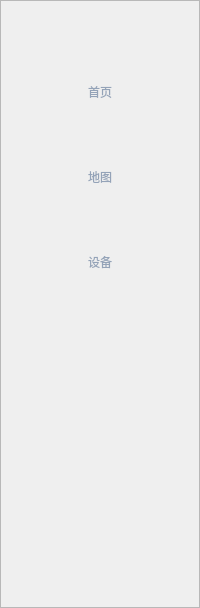
               <widget class="QFrame" name="frame_17">
                <property name="minimumSize">
                 <size>
                  <width>80</width>
                  <height>0</height>
                 </size>
                </property>
                <property name="styleSheet">
                 <string notr="true">#frame_17 {
	background-color: #1e293b;
	border-right: 1px solid #334155;
}</string>
                </property>
                <property name="frameShape">
                 <enum>QFrame::Shape::StyledPanel</enum>
                </property>
                <layout class="QVBoxLayout" name="verticalLayout_14">
                 <property name="spacing">
                  <number>15</number>
                 </property>
                 <property name="leftMargin">
                  <number>0</number>
                 </property>
                 <property name="topMargin">
                  <number>30</number>
                 </property>
                 <property name="rightMargin">
                  <number>0</number>
                 </property>
                 <property name="bottomMargin">
                  <number>20</number>
                 </property>
                 <item alignment="Qt::AlignmentFlag::AlignHCenter">
                  <widget class="QFrame" name="frame_19">
                   <property name="frameShape">
                    <enum>QFrame::Shape::NoFrame</enum>
                   </property>
                   <layout class="QVBoxLayout" name="verticalLayout_10">
                    <property name="spacing">
                     <number>4</number>
                    </property>
                    <property name="leftMargin">
                     <number>0</number>
                    </property>
                    <property name="topMargin">
                     <number>0</number>
                    </property>
                    <property name="rightMargin">
                     <number>0</number>
                    </property>
                    <property name="bottomMargin">
                     <number>0</number>
                    </property>
                    <item alignment="Qt::AlignmentFlag::AlignHCenter">
                     <widget class="QPushButton" name="home">
                      <property name="minimumSize">
                       <size>
                        <width>48</width>
                        <height>48</height>
                       </size>
                      </property>
                      <property name="maximumSize">
                       <size>
                        <width>48</width>
                        <height>48</height>
                       </size>
                      </property>
                      <property name="styleSheet">
                       <string notr="true">#home {
	border: none;
	border-radius: 12px;
	background-color: transparent;
}
#home:hover {
	background-color: #334155;
}
#home:focus {
	background-color: #10b981;
}</string>
                      </property>
                      <property name="text">
                       <string/>
                      </property>
                      <property name="icon">
                       <iconset resource="resourse.qrc">
                        <normaloff>:/image/image/home.png</normaloff>:/image/image/home.png</iconset>
                      </property>
                      <property name="iconSize">
                       <size>
                        <width>28</width>
                        <height>28</height>
                       </size>
                      </property>
                     </widget>
                    </item>
                    <item>
                     <widget class="QLabel" name="label_9">
                      <property name="styleSheet">
                       <string notr="true">color: #94a3b8; font: 9pt &quot;Microsoft YaHei UI&quot;;</string>
                      </property>
                      <property name="text">
                       <string>首页</string>
                      </property>
                      <property name="alignment">
                       <set>Qt::AlignmentFlag::AlignCenter</set>
                      </property>
                     </widget>
                    </item>
                   </layout>
                  </widget>
                 </item>
                 <item alignment="Qt::AlignmentFlag::AlignHCenter">
                  <widget class="QFrame" name="frame_20">
                   <property name="frameShape">
                    <enum>QFrame::Shape::NoFrame</enum>
                   </property>
                   <layout class="QVBoxLayout" name="verticalLayout_11">
                    <property name="spacing">
                     <number>4</number>
                    </property>
                    <property name="leftMargin">
                     <number>0</number>
                    </property>
                    <property name="topMargin">
                     <number>0</number>
                    </property>
                    <property name="rightMargin">
                     <number>0</number>
                    </property>
                    <property name="bottomMargin">
                     <number>0</number>
                    </property>
                    <item alignment="Qt::AlignmentFlag::AlignHCenter">
                     <widget class="QPushButton" name="more">
                      <property name="minimumSize">
                       <size>
                        <width>48</width>
                        <height>48</height>
                       </size>
                      </property>
                      <property name="maximumSize">
                       <size>
                        <width>48</width>
                        <height>48</height>
                       </size>
                      </property>
                      <property name="styleSheet">
                       <string notr="true">#more {
	border: none;
	border-radius: 12px;
	background-color: transparent;
}
#more:hover {
	background-color: #334155;
}
#more:focus {
	background-color: #10b981;
}</string>
                      </property>
                      <property name="text">
                       <string/>
                      </property>
                      <property name="icon">
                       <iconset resource="resourse.qrc">
                        <normaloff>:/image/image/map.png</normaloff>:/image/image/map.png</iconset>
                      </property>
                      <property name="iconSize">
                       <size>
                        <width>28</width>
                        <height>28</height>
                       </size>
                      </property>
                     </widget>
                    </item>
                    <item>
                     <widget class="QLabel" name="label_8">
                      <property name="styleSheet">
                       <string notr="true">color: #94a3b8; font: 9pt &quot;Microsoft YaHei UI&quot;;</string>
                      </property>
                      <property name="text">
                       <string>地图</string>
                      </property>
                      <property name="alignment">
                       <set>Qt::AlignmentFlag::AlignCenter</set>
                      </property>
                     </widget>
                    </item>
                   </layout>
                  </widget>
                 </item>
                 <item alignment="Qt::AlignmentFlag::AlignHCenter">
                  <widget class="QFrame" name="frame_21">
                   <property name="frameShape">
                    <enum>QFrame::Shape::NoFrame</enum>
                   </property>
                   <layout class="QVBoxLayout" name="verticalLayout_12">
                    <property name="spacing">
                     <number>4</number>
                    </property>
                    <property name="leftMargin">
                     <number>0</number>
                    </property>
                    <property name="topMargin">
                     <number>0</number>
                    </property>
                    <property name="rightMargin">
                     <number>0</number>
                    </property>
                    <property name="bottomMargin">
                     <number>0</number>
                    </property>
                    <item alignment="Qt::AlignmentFlag::AlignHCenter">
                     <widget class="QPushButton" name="info">
                      <property name="minimumSize">
                       <size>
                        <width>48</width>
                        <height>48</height>
                       </size>
                      </property>
                      <property name="maximumSize">
                       <size>
                        <width>48</width>
                        <height>48</height>
                       </size>
                      </property>
                      <property name="styleSheet">
                       <string notr="true">#info {
	border: none;
	border-radius: 12px;
	background-color: transparent;
}
#info:hover {
	background-color: #334155;
}
#info:focus {
	background-color: #10b981;
}</string>
                      </property>
                      <property name="text">
                       <string/>
                      </property>
                      <property name="icon">
                       <iconset resource="resourse.qrc">
                        <normaloff>:/image/image/info.png</normaloff>:/image/image/info.png</iconset>
                      </property>
                      <property name="iconSize">
                       <size>
                        <width>28</width>
                        <height>28</height>
                       </size>
                      </property>
                     </widget>
                    </item>
                    <item>
                     <widget class="QLabel" name="label_11">
                      <property name="styleSheet">
                       <string notr="true">color: #94a3b8; font: 9pt &quot;Microsoft YaHei UI&quot;;</string>
                      </property>
                      <property name="text">
                       <string>设备</string>
                      </property>
                      <property name="alignment">
                       <set>Qt::AlignmentFlag::AlignCenter</set>
                      </property>
                     </widget>
                    </item>
                   </layout>
                  </widget>
                 </item>
                 <item>
                  <spacer name="verticalSpacer_2">
                   <property name="orientation">
                    <enum>Qt::Orientation::Vertical</enum>
                   </property>
                   <property name="sizeHint" stdset="0">
                    <size>
                     <width>14</width>
                     <height>253</height>
                    </size>
                   </property>
                  </spacer>
                 </item>
                 <item alignment="Qt::AlignmentFlag::AlignHCenter">
                  <widget class="QFrame" name="frame_22">
                   <property name="frameShape">
                    <enum>QFrame::Shape::NoFrame</enum>
                   </property>
                   <layout class="QVBoxLayout" name="verticalLayout_13">
                    <property name="spacing">
                     <number>0</number>
                    </property>
                    <property name="leftMargin">
                     <number>0</number>
                    </property>
                    <property name="topMargin">
                     <number>0</number>
                    </property>
                    <property name="rightMargin">
                     <number>0</number>
                    </property>
                    <property name="bottomMargin">
                     <number>0</number>
                    </property>
                    <item>
                     <widget class="QPushButton" name="setting">
                      <property name="minimumSize">
                       <size>
                        <width>48</width>
                        <height>48</height>
                       </size>
                      </property>
                      <property name="maximumSize">
                       <size>
                        <width>48</width>
                        <height>48</height>
                       </size>
                      </property>
                      <property name="styleSheet">
                       <string notr="true">#setting {
	border: none;
	border-radius: 12px;
	background-color: transparent;
}
#setting:hover {
	background-color: #334155;
}
#setting:focus {
	background-color: #10b981;
}</string>
                      </property>
                      <property name="text">
                       <string/>
                      </property>
                      <property name="icon">
                       <iconset resource="resourse.qrc">
                        <normaloff>:/image/image/setting.png</normaloff>:/image/image/setting.png</iconset>
                      </property>
                      <property name="iconSize">
                       <size>
                        <width>28</width>
                        <height>28</height>
                       </size>
                      </property>
                     </widget>
                    </item>
                   </layout>
                  </widget>
                 </item>
                </layout>
               </widget>
